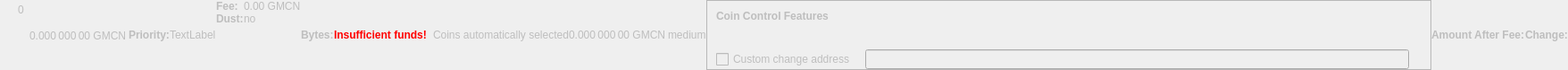
    <widget class="QWidget" name="dummyHideWidget" native="true">
     <property name="enabled">
      <bool>false</bool>
     </property>
     <property name="maximumSize">
      <size>
       <width>100</width>
       <height>22</height>
      </size>
     </property>
     <layout class="QHBoxLayout" name="dummyHideLayout">
      <property name="spacing">
       <number>0</number>
      </property>
      <property name="leftMargin">
       <number>0</number>
      </property>
      <property name="topMargin">
       <number>0</number>
      </property>
      <property name="rightMargin">
       <number>0</number>
      </property>
      <property name="bottomMargin">
       <number>0</number>
      </property>
      <item>
       <layout class="QFormLayout" name="formLayoutCoinControl1">
        <property name="horizontalSpacing">
         <number>10</number>
        </property>
        <property name="verticalSpacing">
         <number>14</number>
        </property>
        <property name="leftMargin">
         <number>10</number>
        </property>
        <property name="topMargin">
         <number>4</number>
        </property>
        <property name="rightMargin">
         <number>6</number>
        </property>
        <item row="0" column="1">
         <widget class="QLabel" name="labelCoinControlBytes">
          <property name="cursor">
           <cursorShape>IBeamCursor</cursorShape>
          </property>
          <property name="contextMenuPolicy">
           <enum>Qt::ActionsContextMenu</enum>
          </property>
          <property name="text">
           <string notr="true">0</string>
          </property>
          <property name="textInteractionFlags">
           <set>Qt::LinksAccessibleByMouse|Qt::TextSelectableByKeyboard|Qt::TextSelectableByMouse</set>
          </property>
         </widget>
        </item>
       </layout>
      </item>
      <item>
       <widget class="QLabel" name="labelCoinControlAfterFee">
        <property name="enabled">
         <bool>false</bool>
        </property>
        <property name="sizePolicy">
         <sizepolicy hsizetype="Fixed" vsizetype="Fixed">
          <horstretch>0</horstretch>
          <verstretch>0</verstretch>
         </sizepolicy>
        </property>
        <property name="minimumSize">
         <size>
          <width>111</width>
          <height>12</height>
         </size>
        </property>
        <property name="maximumSize">
         <size>
          <width>111</width>
          <height>12</height>
         </size>
        </property>
        <property name="cursor">
         <cursorShape>IBeamCursor</cursorShape>
        </property>
        <property name="contextMenuPolicy">
         <enum>Qt::ActionsContextMenu</enum>
        </property>
        <property name="text">
         <string notr="true">0.000 000 00 GMCN</string>
        </property>
        <property name="textInteractionFlags">
         <set>Qt::LinksAccessibleByMouse|Qt::TextSelectableByKeyboard|Qt::TextSelectableByMouse</set>
        </property>
       </widget>
      </item>
      <item>
       <widget class="QLabel" name="labelCoinControlPriorityText">
        <property name="enabled">
         <bool>false</bool>
        </property>
        <property name="font">
         <font>
          <weight>75</weight>
          <bold>true</bold>
         </font>
        </property>
        <property name="text">
         <string>Priority:</string>
        </property>
       </widget>
      </item>
      <item>
       <layout class="QHBoxLayout" name="horizontalLayout">
        <item>
         <widget class="QLabel" name="WarningLabel">
          <property name="text">
           <string>TextLabel</string>
          </property>
         </widget>
        </item>
       </layout>
      </item>
      <item>
       <layout class="QFormLayout" name="formLayoutCoinControl3">
        <property name="horizontalSpacing">
         <number>0</number>
        </property>
        <property name="verticalSpacing">
         <number>0</number>
        </property>
        <property name="leftMargin">
         <number>0</number>
        </property>
        <property name="topMargin">
         <number>0</number>
        </property>
        <property name="rightMargin">
         <number>0</number>
        </property>
        <item row="0" column="0">
         <widget class="QLabel" name="labelCoinControlFeeText">
          <property name="enabled">
           <bool>false</bool>
          </property>
          <property name="font">
           <font>
            <weight>75</weight>
            <bold>true</bold>
           </font>
          </property>
          <property name="text">
           <string>Fee:</string>
          </property>
          <property name="margin">
           <number>0</number>
          </property>
         </widget>
        </item>
        <item row="0" column="1">
         <widget class="QLabel" name="labelCoinControlFee">
          <property name="enabled">
           <bool>false</bool>
          </property>
          <property name="cursor">
           <cursorShape>IBeamCursor</cursorShape>
          </property>
          <property name="contextMenuPolicy">
           <enum>Qt::ActionsContextMenu</enum>
          </property>
          <property name="text">
           <string notr="true">0.00 GMCN</string>
          </property>
          <property name="textInteractionFlags">
           <set>Qt::LinksAccessibleByMouse|Qt::TextSelectableByKeyboard|Qt::TextSelectableByMouse</set>
          </property>
         </widget>
        </item>
        <item row="1" column="0">
         <widget class="QLabel" name="labelCoinControlLowOutputText">
          <property name="enabled">
           <bool>false</bool>
          </property>
          <property name="font">
           <font>
            <weight>75</weight>
            <bold>true</bold>
           </font>
          </property>
          <property name="text">
           <string>Dust:</string>
          </property>
         </widget>
        </item>
        <item row="1" column="1">
         <widget class="QLabel" name="labelCoinControlLowOutput">
          <property name="enabled">
           <bool>false</bool>
          </property>
          <property name="cursor">
           <cursorShape>IBeamCursor</cursorShape>
          </property>
          <property name="contextMenuPolicy">
           <enum>Qt::ActionsContextMenu</enum>
          </property>
          <property name="text">
           <string>no</string>
          </property>
          <property name="textInteractionFlags">
           <set>Qt::LinksAccessibleByMouse|Qt::TextSelectableByKeyboard|Qt::TextSelectableByMouse</set>
          </property>
         </widget>
        </item>
       </layout>
      </item>
      <item>
       <widget class="QLabel" name="labelCoinControlBytesText">
        <property name="enabled">
         <bool>false</bool>
        </property>
        <property name="font">
         <font>
          <weight>75</weight>
          <bold>true</bold>
         </font>
        </property>
        <property name="text">
         <string>Bytes:</string>
        </property>
       </widget>
      </item>
      <item>
       <layout class="QFormLayout" name="formLayoutCoinControl2">
        <property name="horizontalSpacing">
         <number>0</number>
        </property>
        <property name="verticalSpacing">
         <number>0</number>
        </property>
        <property name="leftMargin">
         <number>0</number>
        </property>
        <property name="topMargin">
         <number>0</number>
        </property>
        <property name="rightMargin">
         <number>0</number>
        </property>
       </layout>
      </item>
      <item>
       <layout class="QHBoxLayout" name="horizontalLayoutCoinControl2">
        <property name="spacing">
         <number>0</number>
        </property>
        <property name="bottomMargin">
         <number>0</number>
        </property>
       </layout>
      </item>
      <item>
       <widget class="QLabel" name="labelCoinControlInsuffFunds">
        <property name="enabled">
         <bool>false</bool>
        </property>
        <property name="minimumSize">
         <size>
          <width>0</width>
          <height>0</height>
         </size>
        </property>
        <property name="font">
         <font>
          <weight>75</weight>
          <bold>true</bold>
         </font>
        </property>
        <property name="styleSheet">
         <string notr="true">color:red;font-weight:bold;</string>
        </property>
        <property name="text">
         <string>Insufficient funds!</string>
        </property>
        <property name="margin">
         <number>5</number>
        </property>
       </widget>
      </item>
      <item>
       <layout class="QFormLayout" name="formLayoutCoinControl4">
        <property name="horizontalSpacing">
         <number>0</number>
        </property>
        <property name="verticalSpacing">
         <number>0</number>
        </property>
        <property name="leftMargin">
         <number>0</number>
        </property>
        <property name="topMargin">
         <number>0</number>
        </property>
        <property name="rightMargin">
         <number>0</number>
        </property>
       </layout>
      </item>
      <item>
       <widget class="QLabel" name="labelCoinControlChangeLabel">
        <property name="enabled">
         <bool>false</bool>
        </property>
        <property name="sizePolicy">
         <sizepolicy hsizetype="Preferred" vsizetype="Expanding">
          <horstretch>0</horstretch>
          <verstretch>0</verstretch>
         </sizepolicy>
        </property>
        <property name="minimumSize">
         <size>
          <width>0</width>
          <height>0</height>
         </size>
        </property>
        <property name="text">
         <string/>
        </property>
        <property name="margin">
         <number>3</number>
        </property>
       </widget>
      </item>
      <item>
       <widget class="QLabel" name="labelCoinControlAutomaticallySelected">
        <property name="enabled">
         <bool>false</bool>
        </property>
        <property name="sizePolicy">
         <sizepolicy hsizetype="Fixed" vsizetype="Fixed">
          <horstretch>0</horstretch>
          <verstretch>0</verstretch>
         </sizepolicy>
        </property>
        <property name="minimumSize">
         <size>
          <width>0</width>
          <height>0</height>
         </size>
        </property>
        <property name="maximumSize">
         <size>
          <width>240</width>
          <height>16777215</height>
         </size>
        </property>
        <property name="text">
         <string>Coins automatically selected</string>
        </property>
        <property name="margin">
         <number>5</number>
        </property>
       </widget>
      </item>
      <item>
       <widget class="QLabel" name="labelCoinControlChange">
        <property name="enabled">
         <bool>false</bool>
        </property>
        <property name="sizePolicy">
         <sizepolicy hsizetype="Fixed" vsizetype="Fixed">
          <horstretch>0</horstretch>
          <verstretch>0</verstretch>
         </sizepolicy>
        </property>
        <property name="minimumSize">
         <size>
          <width>111</width>
          <height>0</height>
         </size>
        </property>
        <property name="maximumSize">
         <size>
          <width>111</width>
          <height>16777215</height>
         </size>
        </property>
        <property name="cursor">
         <cursorShape>IBeamCursor</cursorShape>
        </property>
        <property name="contextMenuPolicy">
         <enum>Qt::ActionsContextMenu</enum>
        </property>
        <property name="text">
         <string notr="true">0.000 000 00 GMCN</string>
        </property>
        <property name="textInteractionFlags">
         <set>Qt::LinksAccessibleByMouse|Qt::TextSelectableByKeyboard|Qt::TextSelectableByMouse</set>
        </property>
       </widget>
      </item>
      <item>
       <widget class="QLabel" name="labelCoinControlPriority">
        <property name="enabled">
         <bool>false</bool>
        </property>
        <property name="cursor">
         <cursorShape>IBeamCursor</cursorShape>
        </property>
        <property name="contextMenuPolicy">
         <enum>Qt::ActionsContextMenu</enum>
        </property>
        <property name="text">
         <string>medium</string>
        </property>
        <property name="textInteractionFlags">
         <set>Qt::LinksAccessibleByMouse|Qt::TextSelectableByKeyboard|Qt::TextSelectableByMouse</set>
        </property>
       </widget>
      </item>
      <item>
       <widget class="QFrame" name="frameCoinControl">
        <property name="sizePolicy">
         <sizepolicy hsizetype="Expanding" vsizetype="Expanding">
          <horstretch>0</horstretch>
          <verstretch>0</verstretch>
         </sizepolicy>
        </property>
        <property name="maximumSize">
         <size>
          <width>16777215</width>
          <height>16777215</height>
         </size>
        </property>
        <property name="frameShape">
         <enum>QFrame::StyledPanel</enum>
        </property>
        <property name="frameShadow">
         <enum>QFrame::Sunken</enum>
        </property>
        <layout class="QVBoxLayout" name="verticalLayoutCoinControl2_2">
         <property name="spacing">
          <number>0</number>
         </property>
         <property name="leftMargin">
          <number>0</number>
         </property>
         <property name="topMargin">
          <number>0</number>
         </property>
         <property name="rightMargin">
          <number>0</number>
         </property>
         <property name="bottomMargin">
          <number>0</number>
         </property>
         <item>
          <layout class="QVBoxLayout" name="verticalLayoutCoinControl" stretch="0,0,0,1">
           <property name="spacing">
            <number>0</number>
           </property>
           <property name="leftMargin">
            <number>10</number>
           </property>
           <property name="topMargin">
            <number>10</number>
           </property>
           <item>
            <layout class="QHBoxLayout" name="horizontalLayoutCoinControl1">
             <property name="bottomMargin">
              <number>15</number>
             </property>
             <item>
              <widget class="QLabel" name="labelCoinControlFeatures">
               <property name="enabled">
                <bool>false</bool>
               </property>
               <property name="sizePolicy">
                <sizepolicy hsizetype="Preferred" vsizetype="Maximum">
                 <horstretch>0</horstretch>
                 <verstretch>0</verstretch>
                </sizepolicy>
               </property>
               <property name="font">
                <font>
                 <weight>75</weight>
                 <bold>true</bold>
                </font>
               </property>
               <property name="styleSheet">
                <string notr="true">font-weight:bold;</string>
               </property>
               <property name="text">
                <string>Coin Control Features</string>
               </property>
              </widget>
             </item>
            </layout>
           </item>
           <item>
            <widget class="QWidget" name="widgetCoinControl" native="true">
             <property name="sizePolicy">
              <sizepolicy hsizetype="Preferred" vsizetype="Preferred">
               <horstretch>0</horstretch>
               <verstretch>0</verstretch>
              </sizepolicy>
             </property>
             <property name="minimumSize">
              <size>
               <width>0</width>
               <height>0</height>
              </size>
             </property>
             <property name="styleSheet">
              <string notr="true"/>
             </property>
             <layout class="QHBoxLayout" name="horizontalLayoutCoinControl5_2">
              <property name="leftMargin">
               <number>0</number>
              </property>
              <property name="topMargin">
               <number>0</number>
              </property>
              <property name="rightMargin">
               <number>0</number>
              </property>
              <property name="bottomMargin">
               <number>0</number>
              </property>
              <item>
               <layout class="QHBoxLayout" name="horizontalLayoutCoinControl3">
                <property name="spacing">
                 <number>20</number>
                </property>
                <property name="topMargin">
                 <number>0</number>
                </property>
                <property name="bottomMargin">
                 <number>10</number>
                </property>
               </layout>
              </item>
             </layout>
            </widget>
           </item>
           <item>
            <layout class="QHBoxLayout" name="horizontalLayoutCoinControl4" stretch="0,0,0">
             <property name="spacing">
              <number>12</number>
             </property>
             <property name="sizeConstraint">
              <enum>QLayout::SetDefaultConstraint</enum>
             </property>
             <property name="topMargin">
              <number>5</number>
             </property>
             <property name="rightMargin">
              <number>5</number>
             </property>
             <item>
              <widget class="QCheckBox" name="checkBoxCoinControlChange">
               <property name="enabled">
                <bool>false</bool>
               </property>
               <property name="toolTip">
                <string>If this is activated, but the change address is empty or invalid, change will be sent to a newly generated address.</string>
               </property>
               <property name="text">
                <string>Custom change address</string>
               </property>
              </widget>
             </item>
             <item>
              <widget class="QValidatedLineEdit" name="lineEditCoinControlChange">
               <property name="enabled">
                <bool>false</bool>
               </property>
               <property name="sizePolicy">
                <sizepolicy hsizetype="Expanding" vsizetype="Fixed">
                 <horstretch>0</horstretch>
                 <verstretch>0</verstretch>
                </sizepolicy>
               </property>
              </widget>
             </item>
             <item>
              <widget class="QLabel" name="labelCoinControlChangeLabel_2">
               <property name="sizePolicy">
                <sizepolicy hsizetype="Preferred" vsizetype="Expanding">
                 <horstretch>0</horstretch>
                 <verstretch>0</verstretch>
                </sizepolicy>
               </property>
               <property name="minimumSize">
                <size>
                 <width>0</width>
                 <height>0</height>
                </size>
               </property>
               <property name="text">
                <string/>
               </property>
               <property name="margin">
                <number>3</number>
               </property>
              </widget>
             </item>
            </layout>
           </item>
           <item>
            <spacer name="verticalSpacerCoinControl">
             <property name="orientation">
              <enum>Qt::Vertical</enum>
             </property>
             <property name="sizeHint" stdset="0">
              <size>
               <width>800</width>
               <height>1</height>
              </size>
             </property>
            </spacer>
           </item>
          </layout>
         </item>
        </layout>
       </widget>
      </item>
      <item>
       <widget class="QLabel" name="labelCoinControlAfterFeeText">
        <property name="enabled">
         <bool>false</bool>
        </property>
        <property name="minimumSize">
         <size>
          <width>0</width>
          <height>0</height>
         </size>
        </property>
        <property name="maximumSize">
         <size>
          <width>16777215</width>
          <height>16777215</height>
         </size>
        </property>
        <property name="font">
         <font>
          <weight>75</weight>
          <bold>true</bold>
         </font>
        </property>
        <property name="text">
         <string>Amount After Fee:</string>
        </property>
        <property name="alignment">
         <set>Qt::AlignLeading|Qt::AlignLeft|Qt::AlignVCenter</set>
        </property>
        <property name="margin">
         <number>0</number>
        </property>
       </widget>
      </item>
      <item>
       <widget class="QLabel" name="labelCoinControlChangeText">
        <property name="enabled">
         <bool>false</bool>
        </property>
        <property name="sizePolicy">
         <sizepolicy hsizetype="Preferred" vsizetype="Preferred">
          <horstretch>0</horstretch>
          <verstretch>0</verstretch>
         </sizepolicy>
        </property>
        <property name="minimumSize">
         <size>
          <width>0</width>
          <height>0</height>
         </size>
        </property>
        <property name="maximumSize">
         <size>
          <width>16777215</width>
          <height>16777215</height>
         </size>
        </property>
        <property name="font">
         <font>
          <weight>75</weight>
          <bold>true</bold>
         </font>
        </property>
        <property name="text">
         <string>Change:</string>
        </property>
        <property name="alignment">
         <set>Qt::AlignLeading|Qt::AlignLeft|Qt::AlignVCenter</set>
        </property>
       </widget>
      </item>
     </layout>
    </widget>
